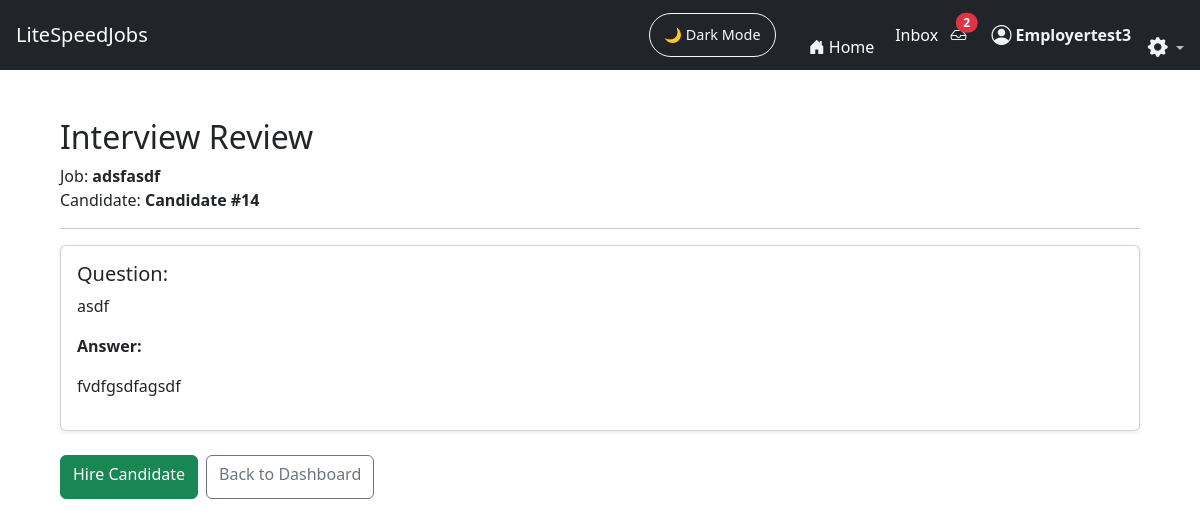
The app's page /JobFinder_app/interview/review/35/ (signed in) with its own data.
### JobFinder_app/models.py (models this page shows, shortened)
class InterviewAssignment(models.Model):
    job = models.ForeignKey(Job, on_delete=models.CASCADE)
    employer = models.ForeignKey(
        User, on_delete=models.CASCADE, related_name="interview_assignments_sent"
    )
    seeker = models.ForeignKey(
        User, on_delete=models.CASCADE, related_name="interview_assignments_received"
    )
    questions = models.TextField()
    assigned_at = models.DateTimeField(auto_now_add=True)
    completed = models.BooleanField(default=False)
    employer_marked_hire = models.BooleanField(default=False)
    superuser_notified = models.BooleanField(default=False)
    require_video = models.BooleanField(default=False)

class Job(models.Model):
    SOFTWARE = "software"
    MACHINIST = "machinist"
    JOB_TYPE_CHOICES = [
        (SOFTWARE, "Software Engineering"),
        (MACHINIST, "Machinist / Fabrication"),
    ]
    user = models.ForeignKey(User, on_delete=models.CASCADE)  # Employer account
    title = models.CharField(max_length=255)
    location = models.CharField(max_length=255, blank=True)
    description = models.TextField(blank=True, default="No description provided.")
    zip_code = models.CharField(max_length=10)
    search_radius_miles = models.IntegerField(default=25)
    remote_only = models.BooleanField(default=False)
    require_video_interview = models.BooleanField(
       default=False,
       help_text="Require candidates to submit video responses to interview questions"
    )
    interview_questions = models.TextField(
        blank=True,
        help_text="Enter one question per line."
    )
    job_type = models.CharField(
        max_length=20,
        choices=JOB_TYPE_CHOICES,
        default=SOFTWARE
    )
    created_at = models.DateTimeField(auto_now_add=True)

class InterviewResponse(models.Model):
    assignment = models.ForeignKey(
        InterviewAssignment, on_delete=models.CASCADE, related_name="responses"
    )
    seeker = models.ForeignKey(User, on_delete=models.CASCADE)
    question = models.TextField()
    text_answer = models.TextField(null=True, blank=True)
    video = models.FileField(upload_to="interview_videos/", blank=True, null=True)
    submitted_at = models.DateTimeField(auto_now_add=True)

### JobFinder_app/views.py (the view)
@login_required
def review_interview(request, assignment_id):
    assignment = get_object_or_404(InterviewAssignment, id=assignment_id,)
    if assignment.employer != request.user:
        return redirect("employer_dashboard")
    responses = assignment.responses.all().order_by("id")
    return render(request, "JobFinder_app/review_interview.html", {
        "assignment": assignment,
        "responses": responses,
    })

### JobFinder_app/context_processors.py (called while the page is built)
def unread_message_count(request):
    if request.user.is_authenticated:
        return {
            "unread_count": Message.objects.filter(
                receiver=request.user,
                is_read=False
            ).count()
        }
    return {}

### JobFinder_app/templates/JobFinder_app/review_interview.html (shortened to what this page needs)
{% extends "JobFinder_app/base.html" %}
{% block content %}
<div class="container mt-4">
    <h2>Interview Review</h2>
    <p class="dark-muted">
        Job: <strong>{{ assignment.job.title }}</strong><br>
        Candidate: <strong>Candidate #{{ assignment.seeker.id }}</strong>
    </p>
    <hr>
    {% for r in responses %}
        <div class="card mb-4 shadow-sm">
            <div class="card-body">
                <h5>Question: </h5>
                <p>{{ r.question }}</p>
                {% if r.text_answer %}
                    <p class="dark-muted"><strong>Answer:</strong></p>
                    <p class="dark-muted">{{ r.text_answer|linebreaks }}</p>
                {% endif %}
            </div>
        </div>
    {% empty %}
        <p class="dark-muted">No responses found.</p>
    {% endfor %}
    <div class="d-flex gap-2 mt-4">
        <a href="{% url 'hire_from_assignment' assignment.id %}"
           class="btn btn-success">
            Hire Candidate
        </a>
        <a href="{% url 'employer_dashboard' %}"
           class="btn btn-outline-secondary">
            Back to Dashboard
        </a>
    </div>
</div>
{% endblock %}

### JobFinder_app/templates/JobFinder_app/base.html (shortened to what this page needs)
<!DOCTYPE html>
<html lang="en" data-theme="light">
<head>
    <link href="https://cdn.jsdelivr.net/npm/bootstrap@5.3.2/dist/css/bootstrap.min.css" rel="stylesheet">
    <link href="https://cdn.jsdelivr.net/npm/bootstrap-icons@1.11.1/font/bootstrap-icons.css" rel="stylesheet">
</head>
<body>
{% load message_tags %}
<nav class="navbar navbar-expand-lg navbar-dark bg-dark px-3">
    <a class="navbar-brand" href="/">LiteSpeedJobs</a>
    <div class="ms-auto d-flex align-items-center">
        <button id="darkModeToggle" class="btn btn-outline-light ms-3">
            🌙 Dark Mode
        </button>&nbsp;&nbsp;&nbsp;&nbsp;&nbsp;&nbsp;&nbsp;&nbsp;
        <li class="nav-item">
            <a class="nav-link d-flex align-items-center home-link"
            href="{% url 'landing' %}">
                <i class="bi bi-house-door-fill me-1 nav-icon"></i>
                <span class="d-none d-md-inline">Home</span>&nbsp;&nbsp;&nbsp;&nbsp;&nbsp;
            </a>
        </li>
        {% if user.is_authenticated %}
        <a href="{% url 'inbox_pro' %}" class="nav-link d-flex align-items-center home-link">Inbox</a>&nbsp;&nbsp;&nbsp;
        <a href="{% url 'inbox_pro' %}" class="nav-link position-relative">
            <i class="bi bi-inbox"></i>
            {% if unread_count and unread_count > 0 %}
                <span id="unreadBadge"
                    class="position-absolute top-0 start-100 translate-middle badge rounded-pill bg-danger">
                    {{ unread_count }}
                </span>
            {% endif %}
        </a>
        {% else %}
        <li class="nav-item">
            <a href="{% url 'login' %}" class="nav-link">
                <i class="bi bi-inbox"></i>
            </a>
        </li>
        {% endif %}&nbsp;&nbsp;&nbsp;&nbsp;&nbsp;&nbsp;
        {% if request.user.is_authenticated %}
            <a href="{% url 'role_redirect' %}"
                class="nav-link d-flex align-items-center gap-1 user-link">
                <i class="bi bi-person-circle nav-icon fs-5"></i>
             <span class="d-none d-md-inline">
                 <strong>{{ request.user.username }}</strong>&nbsp;&nbsp;&nbsp;&nbsp;
            </span>
        {% endif %}
        {% if user.is_authenticated %}
        <li class="nav-item dropdown ">
            <a class="nav-link dropdown-toggle p-0 account_dropdown"
            style="color:var(--ls-dark-muted)"
            href="#"
            id="settingsDropdown"
            role="button"
            data-bs-toggle="dropdown"
            aria-expanded="false"
            data-bs-placement="bottom"
            title="Account settings">
                <i class="bi bi-gear-fill fs-5 text-white"></i>
            </a>
        </li>
        {% endif %}
    </div>
</nav>
<div class="container py-4">
    {% block content %}{% endblock %}
</div>
</body>
</html>

### JobFinder_app/templates/JobFinder_app/base.html (style rules this page uses)
.btn { min-height: 44px; }
.container, .container-fluid { padding-left: 15px; padding-right: 15px; }
:root { --ls-bg: #ffffff; --ls-bg-card: #f7f9fc; --ls-text: #141414; --ls-text-muted: #555; --ls-border: #e4e7ec; --ls-icon-color: #f1f3f5; --chat-bg: #fffffff5; --chat-panel-bg: #f8f9fa; --chat-border: #dee2e6; --chat-text: #212529; --chat-muted: #6c757d; --bubble-sent-bg: #0d6efd; --bubble-sent-text: #ffffff; --bubble-received-bg: #e9ecef; --bubble-received-text: #212529; --account-settings: #9de3f4; --ls-primary: #4dabf7; --ls-dark-bg: #0e1116; --ls-dark-bg-card: #1a1d24; --ls-dark-border: #2b2e36; --ls-dark-text: #f1f3f7; --ls-dark-muted: #b7bcc7; }
body { transition: background 0.3s ease, color 0.3s ease; }
.navbar { transition: background 0.3s ease; }
.card { transition: background 0.3s ease, border 0.3s ease; }
.btn { transition: background 0.25s ease, color 0.25s ease, border 0.25s ease; }
.navbar .nav-link i, .navbar .inbox-icon { color: var(--ls-icon-color) !important; transition: color 0.2s ease; }
.user-link .nav-icon, .user-link span { color: var(--ls-icon-color); transition: color 0.2s ease; font-weight: 500; }
.home-link, .home-link i { color: #ffffff !important; }
.bi-gear-fill { transition: transform 0.3s ease; }
.account_dropdown { color: var(--account-settings); }
#darkModeToggle { font-size: 0.9rem; border-radius: 25px; padding: 5px 14px; cursor: pointer; }

### records on screen
InterviewAssignment: job "adsfasdf", seeker.id "14"
InterviewResponse: question "asdf", text_answer "fvdfgsdfagsdf"

### other values on screen
{{ unread_count }} "2"
{{ request.user.username }} "Employertest3"
